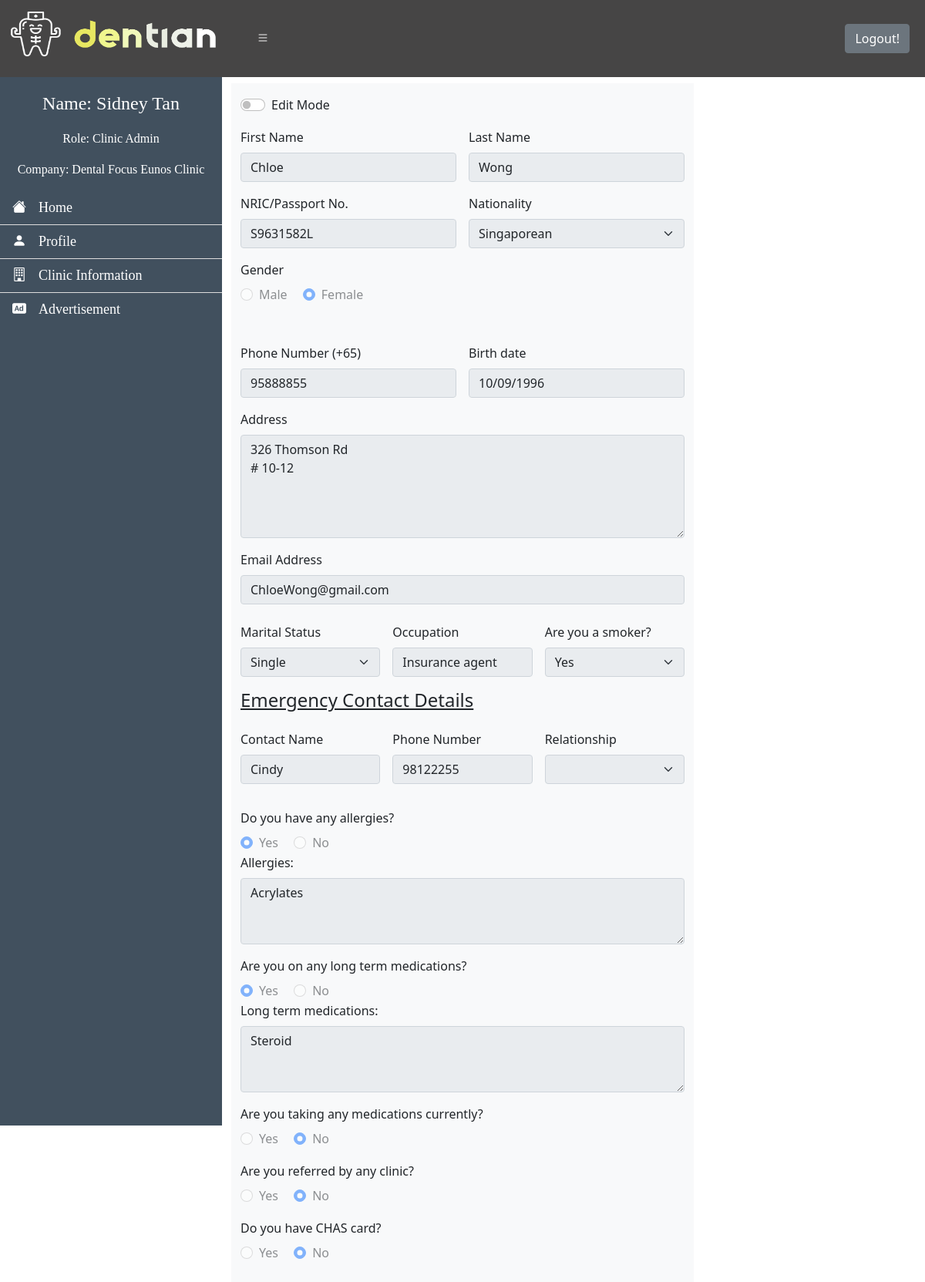
Page /PatientProfile.php?PatientID=31 (signed in) on the committed database.
### tables this page shows
CREATE TABLE `wixPatients` (
  `_id` varchar(50) NOT NULL,
  `_createdDate` timestamp NULL DEFAULT CURRENT_TIMESTAMP,
  `_updatedDate` timestamp NULL DEFAULT CURRENT_TIMESTAMP,
  `_owner` varchar(50) DEFAULT NULL,
  `Patient_ID` int NOT NULL,
  `First_Name` varchar(30) NOT NULL,
  `Last_Name` varchar(30) NOT NULL,
  `NRIC_PNum` varchar(9) NOT NULL,
  `Gender` varchar(6) NOT NULL,
  `Birth_Date` date DEFAULT NULL,
  `Address` varchar(100) NOT NULL,
  `postal_code` int NOT NULL,
  `Nationality` varchar(50) NOT NULL,
  `Phone_Num` int NOT NULL,
  `Email` varchar(100) NOT NULL,
  `Marital_Status` varchar(20) NOT NULL,
  `Occupation` varchar(50) NOT NULL,
  `Smoker` varchar(3) NOT NULL,
  `Allergies` varchar(200) DEFAULT NULL,
  `Long_term_med` varchar(200) DEFAULT NULL,
  `Existing_Med_Conds` varchar(200) DEFAULT NULL,
  `Referred_by_clinic` varchar(200) DEFAULT NULL,
  `Referred_memo` varchar(200) DEFAULT NULL,
  `Emer_Name` varchar(50) NOT NULL,
  `Emer_Contact` int NOT NULL,
  `Emer_relation` varchar(20) NOT NULL,
  `Subsidies` varchar(3) NOT NULL
);

### PatientProfile.php (the view, shortened to what the rows shown need)
<?php
include 'db_connection.php';
include 'Navbar.php';
$patientID = $_GET['PatientID'];
$db = new DB_Connect();
$stmt = $db->connectWix()->prepare("SELECT * FROM wixPatients WHERE Patient_ID = $patientID");
$stmt->execute();
if ($stmt->rowCount() > 0) {
    $recept_patients_profile = $stmt->fetchAll(PDO::FETCH_ASSOC);
}
?>
<html>
<head>
    <link rel="stylesheet" href="https://cdn.jsdelivr.net/npm/bootstrap-icons@1.8.1/font/bootstrap-icons.css">
    <link href="https://cdn.jsdelivr.net/npm/bootstrap@5.0.2/dist/css/bootstrap.min.css" rel="stylesheet">
    <link rel="stylesheet" href="https://cdn.jsdelivr.net/npm/bootstrap-icons@1.8.1/font/bootstrap-icons.css">
</head>
<body>
    <?php
    echo
    '
    <div class="container-fluid col-6 mt-4 mb-4 bg-light"> ';
    echo'
        <form class="row g-3 needs-validation" method="POST" action="PatientProfile.php?PatientID=' . $_GET['PatientID'] . '" novalidate>
            <div class="col-md-6">
                <label class="form-label">First Name</label>
                <input type="text" class="form-control" name="firstName" id="firstName" pattern="^([A-Za-z]+[,.]?[ ]?|[A-Za-z]+[\'-]?)+$" value="' . $recept_patients_profile[0]['First_Name'] . '" readonly>
            </div>
            <div class="col-md-6">
                <label class="form-label">Last Name</label>
                <input type="text" class="form-control" name="lastName" id="lastName" pattern="^([A-Za-z]+[,.]?[ ]?|[A-Za-z]+[\'-]?)+$" value="' . $recept_patients_profile[0]['Last_Name'] . '" readonly>
            </div>
            <div class="col-md-6">
                <label class="form-label">NRIC/Passport No.</label>
                <input type="text" class="form-control" name="nric_pnum" id="nric_pnum" pattern="[A-Za-z][0-9]{7}[A-Za-z]" value="' . $recept_patients_profile[0]['NRIC_PNum'] . '" readonly>
            </div>
            <div class="col-md-6">
                <label class="form-label">Phone Number (+65)</label>
                <input type="text" class="form-control" name="phoneNum" id="phoneNum" pattern="[8-9]{1}[0-9]{7}" value="' . $recept_patients_profile[0]['Phone_Num'] . '" readonly>
            </div>
            <div class="col-md-6">
                <label class="form-label">Birth date</label>
                <input type="date" class="form-control" name="birthDate" id="birthDate" value="' . $recept_patients_profile[0]['Birth_Date'] . '" readonly>
            </div>
            <div class="col-md-12">
                <label class="form-label">Address</label>
                <textarea class="form-control" rows="5" name="address" id="address" readonly>' . $recept_patients_profile[0]['Address'] . '</textarea>
            </div>
            <div class="mb-2">
                <label class="form-label">Email Address</label>
                <input type="email" class="form-control" name="email" id="email" value="' . $recept_patients_profile[0]['Email'] . '" readonly>
            </div>
            <div class="col-md-4">
                <label class="form-label">Occupation</label>
                <input type="text" class="form-control" name="occupation" id="occupation" pattern="^(([A-Za-z]+)(\s[A-Za-z]+)?)$" value="' . $recept_patients_profile[0]['Occupation'] . '" readonly>
            </div>
            <div class="col-md-4">
                <label class="form-label">Are you a smoker?</label>
                <select class="form-select" aria-label="Default select example" name="smoker" id="smoker" disabled>
                    <option value="">-- Select one --</option>';
                    if ($recept_patients_profile[0]['Smoker'] == "Yes") {
                        echo
                        '
                        <option value="Yes" selected>Yes</option>
                        <option value="No">No</option>
                        ';
                    } else {
                        echo
                        '
                        <option value="Yes">Yes</option>
                        <option value="No" selected>No</option>
                        ';
                }
                echo
                '
                </select>
                <div class="invalid-feedback">
                    Please choose an option.
                </div>
            </div>
            <div class="col-md-12">
                <h4><u>Emergency Contact Details</u></h4>
            </div>
            <div class="col-md-4">
                <label class="form-label">Contact Name</label>
                <input type="text" class="form-control" name="emerName" id="emerName" pattern="^([A-Za-z]+[,.]?[ ]?|[A-Za-z]+[\'-]?)+$" value="' . $recept_patients_profile[0]['Emer_Name'] . '" readonly>
                <div class="invalid-feedback">
                    Please enter the emergency contact\'s full name.
                </div>
            </div>
            <div class="col-md-4">
                <label class="form-label">Phone Number</label>
                <input type="text" class="form-control" name="emerPhoneNum" id="emerPhoneNum" pattern="[8-9]{1}[0-9]{7}" value="' . $recept_patients_profile[0]['Emer_Contact'] . '" readonly>
                <div class="invalid-feedback">
                    Please enter an valid emergency contact number.
                </div>
            </div>
            <div class="col-md-4">
                <label class="form-label">Relationship</label>
                <select class="form-select" aria-label="Default select example" name="emerRs" id="emerRs" disabled>
                    <option value="">-- Select one --</option>
                    <option value="Mother">Mother</option>
                    <option value="Father">Father</option>
                    <option value="Siblings">Siblings</option>
                    <option value="Spouse">Spouse</option>
                    <option value="Relative">Relative</option>
                    <option value="Friend">Friend</option>
                </select>
                <div class="invalid-feedback">
                    Please choose an relationship.
                </div>
            </div>';
            if (empty($recept_patients_profile[0]['Allergies'])) {
                echo
                '
                <div class="col-md-12 pt-3">
                    <label class="form-label">Do you have any allergies?</label><br>
                    <div class="form-check form-check-inline">
                        <input class="form-check-input" type="radio" name="allergies" id="allergyYes" value="Yes" disabled>
                        <label class="form-check-label" for="allergyYes">Yes</label>
                    </div>
                    <div class="form-check form-check-inline">
                        <input class="form-check-input" type="radio" name="allergies" id="allergyNo" value="No" checked disabled>
                        <label class="form-check-label" for="allergyNo">No</label>
                    </div>
                    <div id="allergiesInfo" style="display: none">
                        <label class="form-label">Allergies:</label><br>
                        <textarea class="form-control" rows="3" name="allergyList" id="allergyList" readonly></textarea>
                    </div>
                </div>
                ';
            } else {
                echo
                '
                <div class="col-md-12 pt-3">
                    <label class="form-label">Do you have any allergies?</label><br>
                    <div class="form-check form-check-inline">
                        <input class="form-check-input" type="radio" name="allergies" id="allergyYes" value="Yes" checked disabled>
                        <label class="form-check-label" for="allergyYes">Yes</label>
                    </div>
                    <div class="form-check form-check-inline">
                        <input class="form-check-input" type="radio" name="allergies" id="allergyNo" value="No" disabled>
                        <label class="form-check-label" for="allergyNo">No</label>
                    </div>
                    <div id="allergiesInfo">
                        <label class="form-label">Allergies:</label><br>
                        <textarea class="form-control" rows="3" name="allergyList" id="allergyList" readonly>' . $recept_patients_profile[0]['Allergies'] . '</textarea>
                    </div>
                </div>
                ';
            }
            if (empty($recept_patients_profile[0]['Long_term_med'])) {
                echo
                '
                <div class="col-md-12">
                    <label class="form-label">Are you on any long term medications?</label><br>
                    <div class="form-check form-check-inline">
                        <input class="form-check-input" type="radio" name="ltm" id="ltmYes" value="Yes" disabled>
                        <label class="form-check-label" for="ltmYes">Yes</label>
                    </div>
                    <div class="form-check form-check-inline">
                        <input class="form-check-input" type="radio" name="ltm" id="ltmNo" value="No" checked disabled>
                        <label class="form-check-label" for="ltmNo">No</label>
                    </div>
                    <div id="ltmInfo" style="display: none">
                        <label class="form-label">Long term medications:</label><br>
                        <textarea class="form-control" rows="3" name="ltmList" id="ltmList" readonly></textarea>
                    </div>
                </div>
                ';
            } else {
                echo
                '
                <div class="col-md-12">
                    <label class="form-label">Are you on any long term medications?</label><br>
                    <div class="form-check form-check-inline">
                        <input class="form-check-input" type="radio" name="ltm" id="ltmYes" value="Yes" checked disabled>
                        <label class="form-check-label" for="ltmYes">Yes</label>
                    </div>
                    <div class="form-check form-check-inline">
                        <input class="form-check-input" type="radio" name="ltm" id="ltmNo" value="No" disabled>
                        <label class="form-check-label" for="ltmNo">No</label>
                    </div>
                    <div id="ltmInfo">
                        <label class="form-label">Long term medications:</label><br>
                        <textarea class="form-control" rows="3" name="ltmList" id="ltmList" readonly>' . $recept_patients_profile[0]['Long_term_med'] . '</textarea>
                    </div>
                </div>
                ';
            }
                echo
                '
                <div class="col-6">
                    <button type="button" class="btn btn-secondary mb-3" onClick="window.location.reload();" id="cancelBtn" hidden="true">Cancel</button>
                </div>
                <div class="col-6 text-end">
                    <button type="submit" class="btn btn-primary mb-3" name="recept_updateBtn" id="recept_updateBtn" hidden="true">Confirm</button>
                </div>
            </form>
        </div>
        ';
    ?>
</body>
</html>

### rows in the picture
wixpatients: firstName "Chloe", lastName "Wong", nric_pnum "S9631582L", phoneNum "95888855", birthDate "10/09/1996", address "326 Thomson Rd # 10-12", email "ChloeWong@gmail.com", occupation "Insurance agent", smoker "Yes", emerName "Cindy", emerPhoneNum "98122255", allergyList "Acrylates", ltmList "Steroid"

### other values in the picture
$_SESSION['Name'] "Sidney Tan"
$_SESSION['Role'] "Clinic Admin"
$_SESSION['Company'] "Dental Focus Eunos Clinic"
